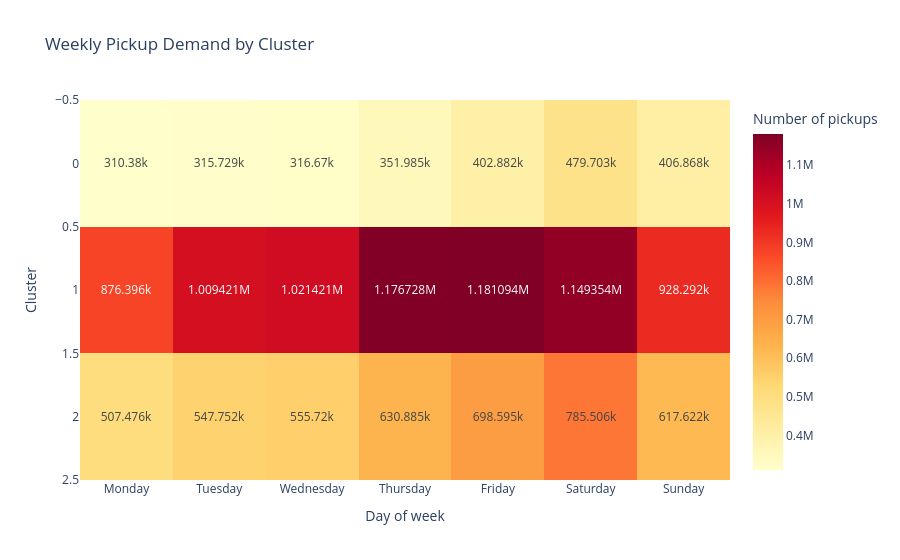

Notebook code for this chart:
### Code cell
# Visualisation du nombre de prises en charge par jour et par cluster
# à l'aide d'une heatmap

fig = px.imshow(
    demand_by_cluster,
    labels={
        "x": "Day of week",
        "y": "Cluster",
        "color": "Number of pickups"
    },
    x=demand_by_cluster.columns,
    y=demand_by_cluster.index,
    color_continuous_scale="YlOrRd",
    text_auto=True,
    aspect="auto",
    title="Weekly Pickup Demand by Cluster"
)

fig.show()

### Figure 1 — Plotly figure (JSON) as saved in the notebook; plotly's stock layout.template omitted (floating-point values rounded to 4 significant figures)
{"data": [{"coloraxis": "coloraxis", "hovertemplate": "Day of week: %{x}<br>Cluster: %{y}<br>Number of pickups: %{z}<extra></extra>", "name": "0", "texttemplate": "%{z}", "type": "heatmap", "x": ["Monday", "Tuesday", "Wednesday", "Thursday", "Friday", "Saturday", "Sunday"], "xaxis": "x", "y": [0, 1, 2], "yaxis": "y", "z": [[310380, 315729, 316670, 351985, 402882, 479703, 406868], [876396, 1009421, 1021421, 1176728, 1181094, 1149354, 928292], [507476, 547752, 555720, 630885, 698595, 785506, 617622]]}], "layout": {"coloraxis": {"autocolorscale": false, "colorbar": {"title": {"text": "Number of pickups"}}, "colorscale": [[0, "rgb(255,255,204)"], [0.125, "rgb(255,237,160)"], [0.25, "rgb(254,217,118)"], [0.375, "rgb(254,178,76)"], [0.5, "rgb(253,141,60)"], [0.625, "rgb(252,78,42)"], [0.75, "rgb(227,26,28)"], [0.875, "rgb(189,0,38)"], [1, "rgb(128,0,38)"]]}, "title": {"text": "Weekly Pickup Demand by Cluster"}, "xaxis": {"anchor": "y", "domain": [0, 1], "title": {"text": "Day of week"}}, "yaxis": {"anchor": "x", "autorange": "reversed", "domain": [0, 1], "title": {"text": "Cluster"}}}}
